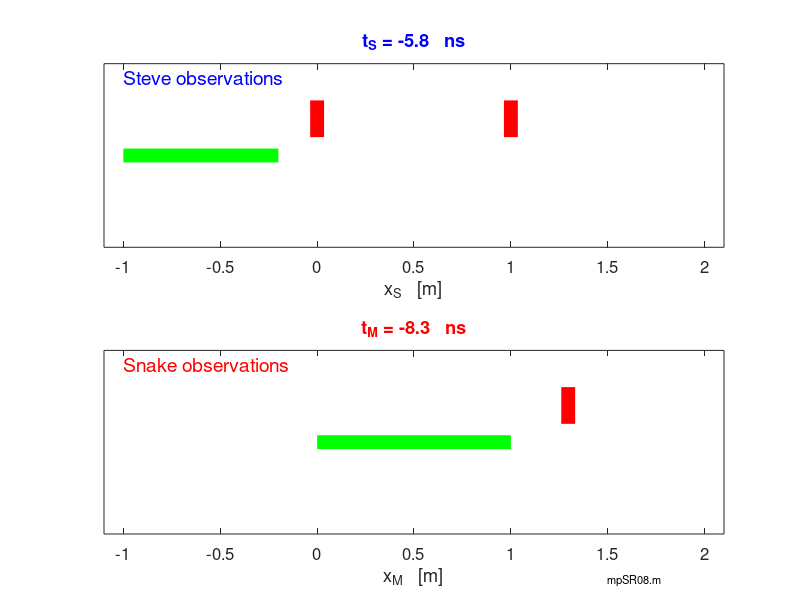

MATLAB code to generate this figure: (Note: this script raises an error after producing the figure.)
% mpSR08.m
% 190628  Matlab R2018b

% SPECIAL RELATIVITY ANIMATIONS
% SNAKE MOVING and observed in two frames of reference
% Gamma   1/GAMMA
% Moving frame of reference (snake RED)
% Stationary frame of reference (BLUE) 


% DOING PHYSICS ONLINE 
%    ../mphome.htm
% Scripts
%     http://www.physics.usyd.edu.au/teach_res/mp/mscripts/

% VISUAL PHYSICS ONLINE
%    http://www.physics.usyd.edu.au/teach_res/hsp/sp/spHome.htm

% Documentation
%    http://www.physics.usyd.edu.au/teach_res/hsc/spP/mod7/m72D.htm

% Ian Cooper  ian.cooper@sydney.edu.au
% School of Physics, University of Sydney

close all
clear
clc

% ANIMATION and GIF file ==============================================
% Show and Save animation as a gif file (0 no)  (1 yes) for flagAG
    flagAG = 1;    
% file name for animated gif   
    ag_name = 'ag_SR.gif'; 
% Delay in seconds before displaying the next image  
    delay = 0.25;
    frame1 = 0;


% SETUP  =================================================
 
% Speed of light  [m/s]
  c = 3e8;
% Proper length of snake [m]
  L0 = 1.00;
% Grid points
  nT = 51;
% Time [ns]
 tMin = -5.76e-9; tMax = 12e-9;
  tS = linspace(tMin,tMax,nT);
% Velocity of snake wrt stationary system
  v = 0.6*c;
% 1/gamma
  gammaT = sqrt(1-(v/c)^2);
% gamma
  gamma = 1/gammaT;
% Contracted length
  L = gammaT.*L0;

% Stationary frame of reference (Steve)  ------------------------------

% Position of snake's tail and head 
  xST = -1.00 + v.*(tS-tMin);
  xSH = xST + L;
% Position of knives K: left L / right R
  xKL = [0 0]; xKR = [1.00 1.00];
  yKL = [2 6]; yKR = [2 6];
  
% Moving frame of reference (snake - Mary)
% Position of knifes


% Position of snake
  xSnake = [0 1]; ySnake = [0 0];
% Position of knifes   
  xM = gamma .* (0 - v.*tS);
%  tM = gammaT .* tS;         ??????
   
% GRAPHICS  ===========================================================
figure(1)
 pos = [0.1 0.2 0.3 0.4];
   set(gcf,'Units','normalized')
   set(gcf,'Position',pos)
   set(gcf,'color','w')
   xlim([-1.10 2.1])
   ylim([-10 10])
   box on
   grid on
   
for cc = 1 : nT
     
subplot(2,1,1)        
     xP = [xST(cc) xSH(cc)]; yP = [0 0];
     plot(xP,yP,'g','linewidth',10);
     xlim([-1.10 2.10])
     ylim([-10 10])   
     hold on
     
     xP = xKL; yKL = [2 6];
     
   if xST(cc) > 0
        yKL = [-6 -2];
        yKR = [-6 -2];
        H = text(0,3,'0.00 ns');
        set(H,'color','b','edgecolor','b')
        H = text(1,3,'0.00 ns');
        set(H,'color','b','edgecolor','b')
   end
   
     yP = yKL;
     plot(xP,yP,'r','linewidth',10);
     xlim([-1.10 2.10])
     ylim([-10 10])
     
     xP = xKR; yP = yKR;
     plot(xP,yP,'r','linewidth',10)
     xlim([-1.10 2.10])
     ylim([-10 10])
     
     set(gca,'fontsize',12)
     set(gca,'ytick',[])
     txt = sprintf('  t_S = %2.1f   ns  '  ,tS(cc)*1e9);
     title(txt,'color','b') 
     xlabel('x_S   [m]')
     text(-1,8.5,'Steve observations','color','b','fontsize',14);
     hold off
     
 subplot(2,1,2)        
     xP = [xST(cc) xSH(cc)]; yP = [0 0];
     plot(xP,yP,'g','linewidth',10);
     xlim([-1.10 2.10])
     ylim([-10 10])   
    
     xP = xSnake; yP = ySnake;
     plot(xP,yP,'g','linewidth',10);
     xlim([-1.10 2.10])
     ylim([-10 10])   
     hold on
     
     xP = [xM(cc) xM(cc)]; yP = [2 6];
     if xM(cc) < 0; yP = [-6 -2];
        H = text(0,3,'0.00 ns');
        set(H,'color','r','edgecolor','r')
      end
     plot(xP,yP,'r','linewidth',10);
     
     xP = [xM(cc)+L0 xM(cc)+L0]; yP = [2 6];
     if xM(cc)+L0 < 1.25; yP = [-6 -2]; disp(cc);
        H = text(1.25,3,'-2.50 ns');
        set(H,'color','r','edgecolor','r')
     end
     plot(xP,yP,'r','linewidth',10);
     
     xlim([-1.10 2.10])
     ylim([-10 10])   
     
     set(gca,'fontsize',12)
     set(gca,'ytick',[])
%    Not sure how to calculate time in snake's frame ????     
%      tM = gamma * (tS(cc) - v/c^2);
     tM = -8.3111 - 1e9*(xM(cc) - xM(1))/v;
     txt = sprintf('  t_M = %2.1f   ns  '  ,tM);
      title(txt,'color','r') 
     xlabel('x_M   [m]')
     text(-1,8.5,'Snake observations','color','r','fontsize',14);
     
     text(1.5,-15,'mpSR08.m','fontsize',8);
 

      pause(0.8)
     
% Save animation 
    if flagAG == 1
       frame1 = frame1 + 1;
         frame = getframe(1);
         im = frame2im(frame);
         [imind,cm] = rgb2ind(im,256);
         % On the first loop, create the file. In subsequent loops, append.
         if frame1 == 1
           imwrite(imind,cm,ag_name,'gif','DelayTime',delay,'loopcount',inf);
         else
          imwrite(imind,cm,ag_name,'gif','DelayTime',delay,'writemode','append');
         end
    end
    
    hold off
end
   
   
